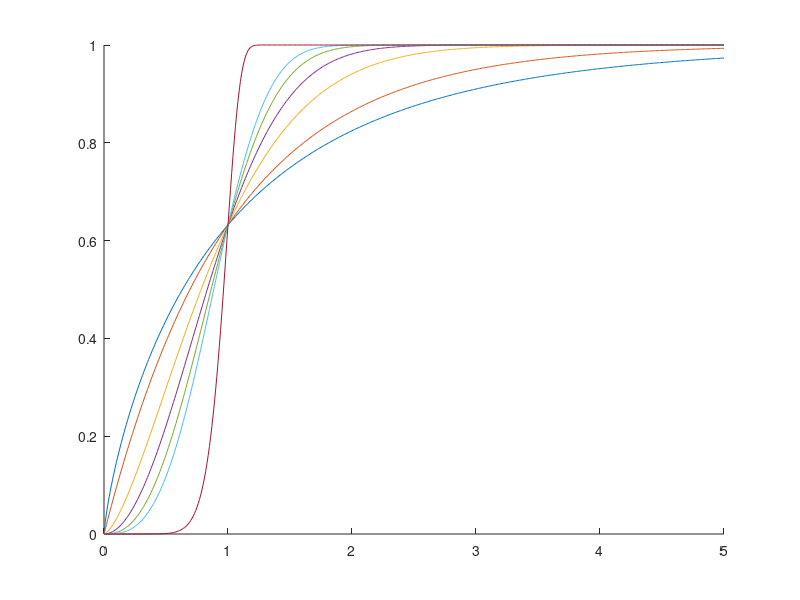

Write the MATLAB code that produced this figure.
clear all
clc

t=0:0.01:5;

hold on
plot(t,1-exp(-t.^0.8))
plot(t,1-exp(-t.^1))
plot(t,1-exp(-t.^1.5))
plot(t,1-exp(-t.^2))
plot(t,1-exp(-t.^2.5))
plot(t,1-exp(-t.^3))
plot(t,1-exp(-t.^10))

hold off
